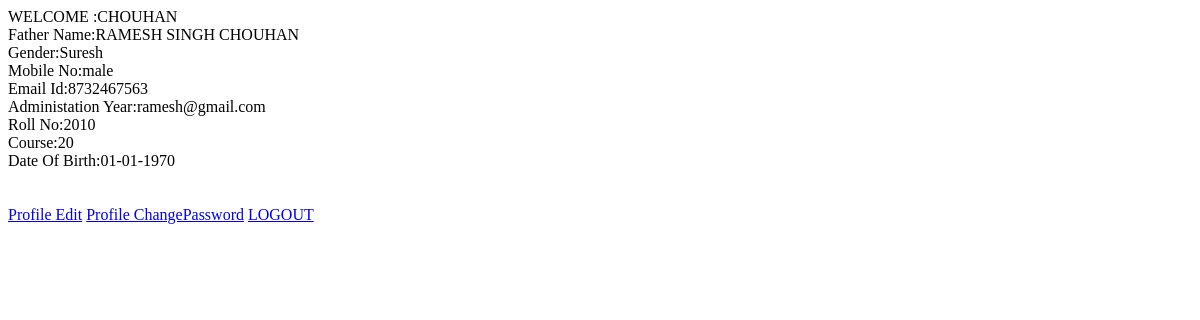
/student_profile.php (signed in), run on an earlier commit of the app's database.
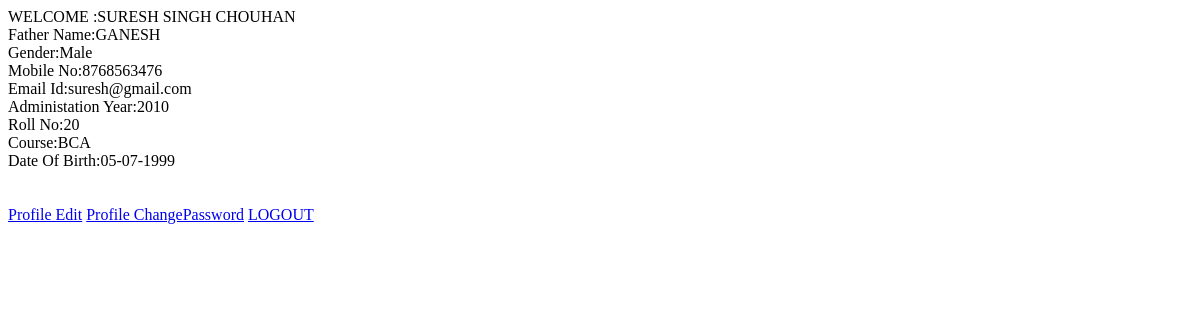
And on a later commit of the database.
### tables this page shows
CREATE TABLE IF NOT EXISTS `student_details` (
  `student_id` varchar(20) NOT NULL,
  `f_name` varchar(45) NOT NULL,
  `m_name` varchar(45) NOT NULL,
  `l_name` varchar(45) NOT NULL,
  `full_name` varchar(100) NOT NULL,
  `father_name` varchar(100) NOT NULL,
  `gender` enum('male','female','other') NOT NULL,
  `mob_no` bigint(11) NOT NULL,
  `email_id` varchar(255) NOT NULL,
  `admin_year` year(4) NOT NULL,
  `roll_no` int(3) NOT NULL,
  `course` varchar(20) NOT NULL,
  `dob` date NOT NULL,
  KEY `student_id` (`student_id`)
);

### student_profile.php (the view, shortened to what this page needs)
<?php
if(isset($_SESSION['studentid']))
{
	$uidl=$_SESSION['studentid'];
	$res=mysql_query("select * from student_details where student_id='$uidl'")or die("query error");
	$row=mysql_fetch_row($res);
	$full_nameu=strtoupper($row[4]);
	echo "WELCOME :".$full_nameu."<br>";
	$father_nameu=strtoupper($row[5]);
	echo "Father Name:".$father_nameu."<br>";
	$genderc=ucfirst($row[6]);
	echo "Gender:".$genderc."<br>";
	echo "Mobile No:".$row[7]."<br>";
	echo "Email Id:".$row[8]."<br>";
	echo "Administation Year:".$row[9]."<br>";
	echo "Roll No:".$row[10]."<br>";
	$courseu=strtoupper($row[11]);
	echo "Course:".$courseu."<br>";
	$dobf=date("d-m-Y", strtotime($row[12]));
	echo "Date Of Birth:".$dobf."<br>";
}
else
{
	header('location:index.php');
}
?>
<html>
<head>
</head>
<body>
<form>
	<a href="profile_edit_student.php">Profile Edit</a>
	<a href="profile_changepassword.php">Profile ChangePassword</a>
    <a href="logout.php"> LOGOUT </a>
 </form>
</body>
</html>

What changed in the data, as far as the page shows it:
changed student_details: full_name "CHOUHAN" → "SURESH SINGH CHOUHAN"; father_name "RAMESH SINGH CHOUHAN" → "GANESH"; gender "Suresh" → "Male"; mob_no "male" → "8768563476"; email "8732467563" → "suresh@gmail.com"; admin_year "ramesh@gmail.com" → "2010"; roll_no "2010" → "20"; course "20" → "BCA"; dob "01-01-1970" → "05-07-1999"
